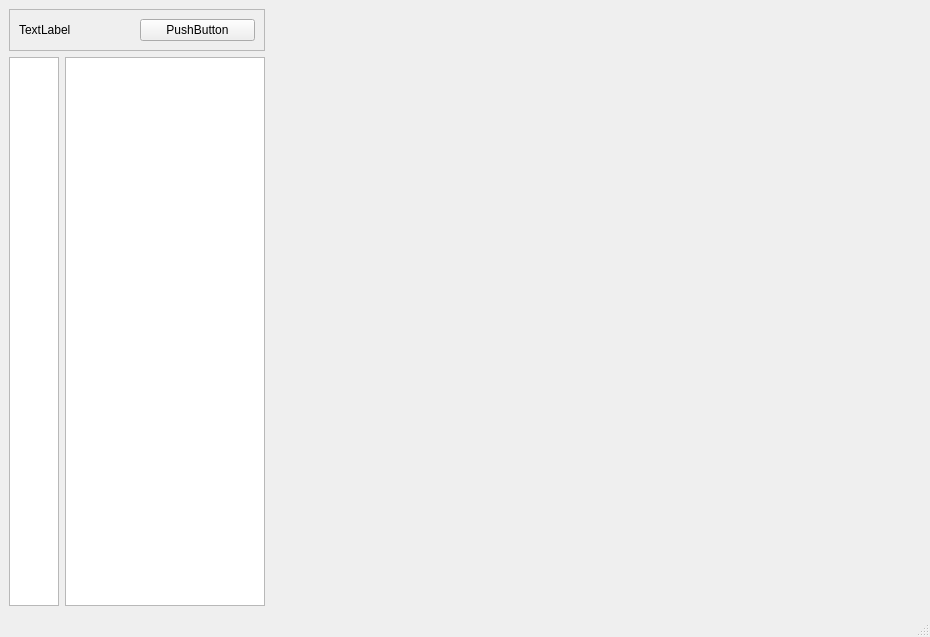
<?xml version="1.0" encoding="UTF-8"?>
<ui version="4.0">
 <class>MainWindow</class>
 <widget class="QMainWindow" name="MainWindow">
  <property name="geometry">
   <rect>
    <x>0</x>
    <y>0</y>
    <width>930</width>
    <height>637</height>
   </rect>
  </property>
  <property name="windowTitle">
   <string>MainWindow</string>
  </property>
  <widget class="QWidget" name="centralwidget">
   <layout class="QGridLayout" name="gridLayout">
    <item row="0" column="0" colspan="2">
     <widget class="QFrame" name="title_frame">
      <property name="frameShape">
       <enum>QFrame::Shape::StyledPanel</enum>
      </property>
      <property name="frameShadow">
       <enum>QFrame::Shadow::Raised</enum>
      </property>
      <layout class="QHBoxLayout" name="horizontalLayout">
       <item>
        <widget class="QLabel" name="title_label">
         <property name="text">
          <string>TextLabel</string>
         </property>
        </widget>
       </item>
       <item>
        <widget class="QPushButton" name="pushButton">
         <property name="text">
          <string>PushButton</string>
         </property>
        </widget>
       </item>
      </layout>
     </widget>
    </item>
    <item row="0" column="2" rowspan="2">
     <widget class="QStackedWidget" name="stackedWidget">
      <widget class="QWidget" name="page"/>
      <widget class="QWidget" name="page_2"/>
     </widget>
    </item>
    <item row="1" column="0">
     <widget class="QListWidget" name="listWidget">
      <property name="maximumSize">
       <size>
        <width>50</width>
        <height>16777215</height>
       </size>
      </property>
     </widget>
    </item>
    <item row="1" column="1">
     <widget class="QListWidget" name="listWidget_2">
      <property name="maximumSize">
       <size>
        <width>200</width>
        <height>16777215</height>
       </size>
      </property>
     </widget>
    </item>
   </layout>
  </widget>
  <widget class="QMenuBar" name="menubar">
   <property name="geometry">
    <rect>
     <x>0</x>
     <y>0</y>
     <width>930</width>
     <height>33</height>
    </rect>
   </property>
  </widget>
  <widget class="QStatusBar" name="statusbar"/>
 </widget>
 <resources/>
 <connections/>
</ui>
